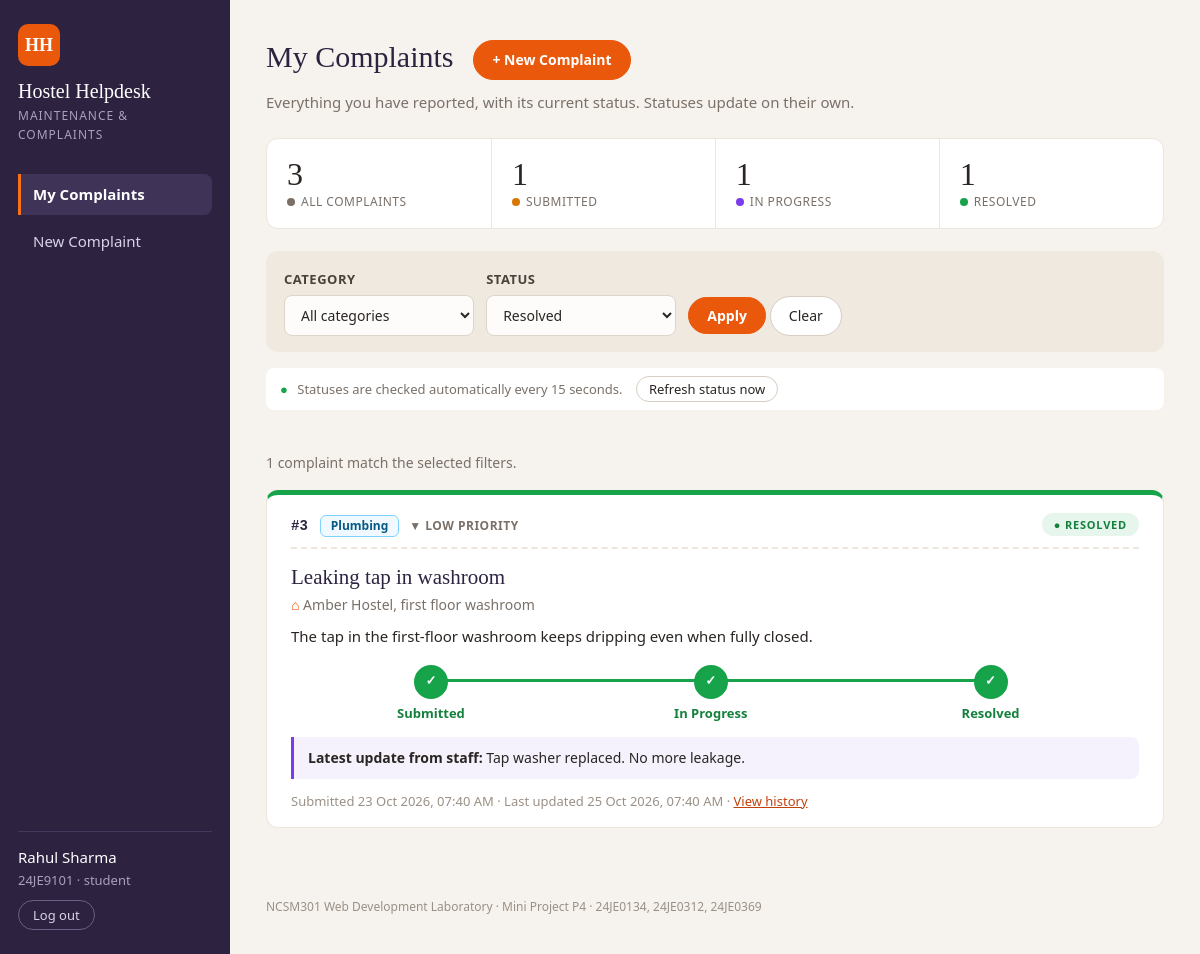
Screenshot of /index.php?status=Resolved (signed in) with the database file from the repository.
### tables this page shows
CREATE TABLE complaints (
    complaint_id INT AUTO_INCREMENT PRIMARY KEY,
    user_id      INT          NOT NULL,
    category_id  INT          NOT NULL,
    title        VARCHAR(100) NOT NULL,
    description  TEXT         NOT NULL,
    location     VARCHAR(80)  NOT NULL,
    priority     VARCHAR(10)  NOT NULL DEFAULT 'Medium',
    status       VARCHAR(20)  NOT NULL DEFAULT 'Submitted',
    created_at   TIMESTAMP    NOT NULL DEFAULT CURRENT_TIMESTAMP,
    updated_at   TIMESTAMP    NOT NULL DEFAULT CURRENT_TIMESTAMP,
    resolved_at  TIMESTAMP    NULL,
    CHECK (priority IN ('Low', 'Medium', 'High')),
    CHECK (status IN ('Submitted', 'In Progress', 'Resolved')),
    FOREIGN KEY (user_id) REFERENCES users (user_id),
    FOREIGN KEY (category_id) REFERENCES categories (category_id)
);

CREATE TABLE categories (
    category_id INT AUTO_INCREMENT PRIMARY KEY,
    name        VARCHAR(30) NOT NULL UNIQUE
);

### index.php (the view, shortened to what this page needs)
<?php
require "db.php";
require "functions.php";
$userId = $_SESSION["userId"];
$categoryId = isset($_GET["category"]) ? (int) $_GET["category"] : 0;
$status = isset($_GET["status"]) ? $_GET["status"] : "";
$conditions = ["c.user_id = :userId"];
$params = [":userId" => $userId];
if ($status !== "") {
    $conditions[] = "c.status = :status";
    $params[":status"] = $status;
}
$sql = "SELECT c.complaint_id, c.title, c.description, c.location, c.priority, c.status,
               c.created_at, c.updated_at, cat.name AS category,
               (SELECT h.remark FROM complaint_updates h
                WHERE h.complaint_id = c.complaint_id AND h.remark IS NOT NULL
                ORDER BY h.update_id DESC LIMIT 1) AS last_remark
        FROM complaints c
        JOIN categories cat ON c.category_id = cat.category_id
        WHERE " . implode(" AND ", $conditions) . "
        ORDER BY c.created_at DESC";
$statement = $pdo->prepare($sql);
$statement->execute($params);
$complaints = $statement->fetchAll();
$summary = get_summary($pdo, $userId);
$isFiltered = $categoryId > 0 || $status !== "";
require "header.php";
?>
    <main class="page-container">
        <div class="page-heading">
            <h1>My Complaints</h1>
            <a href="new_complaint.php" class="button-link button-primary">+ New Complaint</a>
            <p class="page-intro">Everything you have reported, with its current status. Statuses update on their own.</p>
        </div>
        <section class="summary" aria-label="Your summary">
            <a class="summary-tile" href="index.php">
                <span class="summary-number" id="summary-total"><?php echo $summary["total"]; ?></span>
                <span class="summary-label">All complaints</span>
            </a>
            <a class="summary-tile tile-submitted" href="index.php?status=Submitted">
                <span class="summary-number" id="summary-submitted"><?php echo $summary["submitted"]; ?></span>
                <span class="summary-label">Submitted</span>
            </a>
            <a class="summary-tile tile-progress" href="index.php?status=In+Progress">
                <span class="summary-number" id="summary-progress"><?php echo $summary["inProgress"]; ?></span>
                <span class="summary-label">In progress</span>
            </a>
            <a class="summary-tile tile-resolved" href="index.php?status=Resolved">
                <span class="summary-number" id="summary-resolved"><?php echo $summary["resolved"]; ?></span>
                <span class="summary-label">Resolved</span>
            </a>
        </section>
        <form id="filter-form" class="filter-bar" action="index.php" method="get">
            <div class="filter-field">
                <label for="category">Category</label>
                <select id="category" name="category">
                    <option value="0">All categories</option>
                </select>
            </div>
            <div class="filter-field">
                <label for="status">Status</label>
                <select id="status" name="status">
                    <?php foreach (all_statuses() as $option): ?>
                        <option value="<?php echo htmlspecialchars($option); ?>" <?php echo $option === $status ? "selected" : ""; ?>>
                            <?php echo htmlspecialchars($option); ?>
                        </option>
                    <?php endforeach; ?>
                </select>
            </div>
            <div class="filter-field filter-buttons">
                <button type="submit" class="button-primary">Apply</button>
                <a href="index.php" class="button-link">Clear</a>
            </div>
        </form>
        <div class="refresh-bar">
            <span id="refresh-time">Statuses are checked automatically every 15 seconds.</span>
            <button type="button" id="refresh-button">Refresh status now</button>
        </div>
        <p id="refresh-message" class="status-message" aria-live="polite"></p>
        <p class="result-count">
            <?php
            echo count($complaints) === 1 ? "1 complaint" : count($complaints) . " complaints";
            echo $isFiltered ? " match the selected filters." : " submitted by you.";
            ?>
        </p>
        <div class="complaint-list">
            <?php foreach ($complaints as $complaint): ?>
                <article class="complaint-card tracked-complaint" id="complaint-<?php echo $complaint["complaint_id"]; ?>"
                         data-complaint-id="<?php echo $complaint["complaint_id"]; ?>"
                         data-status="<?php echo htmlspecialchars($complaint["status"]); ?>">
                    <div class="card-top">
                        <span class="complaint-number">#<?php echo $complaint["complaint_id"]; ?></span>
                        <span class="badge badge-<?php echo strtolower(htmlspecialchars($complaint["category"])); ?>">
                            <?php echo htmlspecialchars($complaint["category"]); ?>
                        </span>
                        <span class="priority priority-<?php echo strtolower(htmlspecialchars($complaint["priority"])); ?>">
                            <?php echo htmlspecialchars($complaint["priority"]); ?> priority
                        </span>
                        <span class="status-pill <?php echo status_class($complaint["status"]); ?>">
                            <?php echo htmlspecialchars($complaint["status"]); ?>
                        </span>
                    </div>
                    <h2 class="complaint-title"><?php echo htmlspecialchars($complaint["title"]); ?></h2>
                    <p class="complaint-location"><?php echo htmlspecialchars($complaint["location"]); ?></p>
                    <p class="complaint-body"><?php echo nl2br(htmlspecialchars($complaint["description"])); ?></p>
                    <?php print_progress($complaint["status"]); ?>
                    <p class="staff-remark" <?php echo $complaint["last_remark"] === null ? "hidden" : ""; ?>>
                        <strong>Latest update from staff:</strong>
                        <span class="remark-text"><?php echo htmlspecialchars((string) $complaint["last_remark"]); ?></span>
                    </p>
                    <p class="complaint-meta">
                        Submitted <?php echo format_time($complaint["created_at"]); ?>
                        &middot; Last updated <span class="updated-text"><?php echo format_time($complaint["updated_at"]); ?></span>
                        &middot; <a href="complaint.php?id=<?php echo $complaint["complaint_id"]; ?>">View history</a>
                    </p>
                </article>
            <?php endforeach; ?>
        </div>
    </main>
<?php require "footer.php"; ?>
</body>
</html>

### functions.php (shortened to what this page needs)
<?php
function all_statuses() {
    return ["Submitted", "In Progress", "Resolved"];
}
function status_class($status) {
    if ($status === "In Progress") {
        return "status-progress";
    } elseif ($status === "Resolved") {
        return "status-resolved";
    }
    return "status-submitted";
}
function format_time($timestamp) {
    return date("d M Y, h:i A", strtotime($timestamp));
}
function print_progress($status) {
    $statusOrder = all_statuses();
    $current = array_search($status, $statusOrder);
    echo '<ol class="progress-steps">';
    foreach ($statusOrder as $position => $step) {
        $class = "step";
        if ($position < $current) {
            $class .= " step-done";
        } elseif ($position === $current) {
            $class .= $status === "Resolved" ? " step-done" : " step-current";
        }
        echo '<li class="' . $class . '">' . htmlspecialchars($step) . '</li>';
    }
    echo '</ol>';
}
function get_summary($pdo, $userId) {
    $sql = "SELECT COUNT(*) AS total,
                   SUM(status = 'Submitted') AS submitted,
                   SUM(status = 'In Progress') AS inProgress,
                   SUM(status = 'Resolved') AS resolved
            FROM complaints";
    $params = [];
    if ($userId !== null) {
        $sql .= " WHERE user_id = :userId";
        $params[":userId"] = $userId;
    }
    $statement = $pdo->prepare($sql);
    $statement->execute($params);
    $row = $statement->fetch();
    return [
        "total" => (int) $row["total"],
        "submitted" => (int) $row["submitted"],
        "inProgress" => (int) $row["inProgress"],
        "resolved" => (int) $row["resolved"],
    ];
}
    ?>

### rows the page displays
complaints: complaint_id "3", category.name "Plumbing", priority "LOW", status "RESOLVED", title "Leaking tap in washroom", location "Amber Hostel, first floor washroom", description "The tap in the first-floor washroom keeps dripping even when fully closed.", step "Submitted", step "In Progress", step "Resolved", last_remark "Tap washer replaced. No more leakage.", created_at "23 Oct 2026, 07:40 AM", updated_at "25 Oct 2026, 07:40 AM"

### other values shown
$_SESSION["fullName"] "Rahul Sharma"
$_SESSION["loginId"] "24JE9101"
$_SESSION["role"] "student"
$summary["total"] "3"
$summary["submitted"] "1"
$summary["inProgress"] "1"
$summary["resolved"] "1"
form field status "Resolved"
